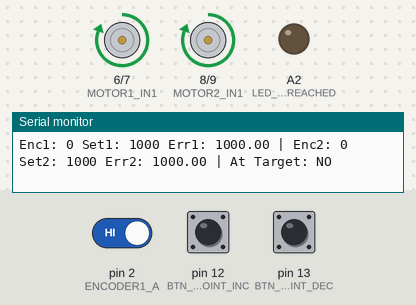
Bench run of a sketch on a simulated Arduino Uno, built with avr-gcc and run on an emulated ATmega328P. Parts: motor-driver pin pairs drawn as motors (green arrow = first pin HIGH = forward, orange = second pin HIGH = backward, longer = more drive, scaled by the enable pin), output pins drawn as LEDs (lit = HIGH), the last lines printed to the serial monitor. The inputs (shaded band) are chosen by the test bench; at power-on: pin 13 (BTN_SETPOINT_DEC) HIGH, pin 12 (BTN_SETPOINT_INC) HIGH, pin 2 (ENCODER1_A) HIGH.

Above: at 1.2 s.
1.3 s: pin 13 (BTN_SETPOINT_DEC) pulled LOW for 3.2 s
At 4.01 s:
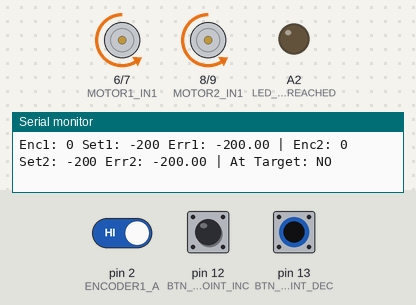
At 4.8 s:
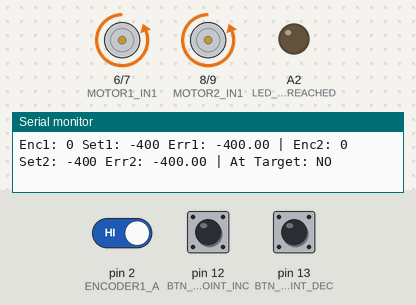
6.0 s: pin 12 (BTN_SETPOINT_INC) pulled LOW for 3.2 s
At 6.87 s:
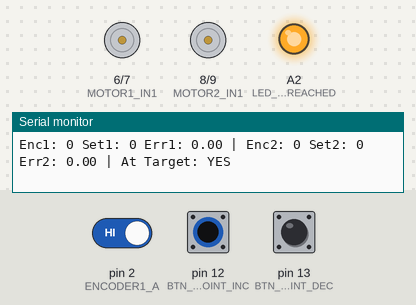
Timing chart, 0 to 9.0 s (numbered marks = the images above; inputs shaded):
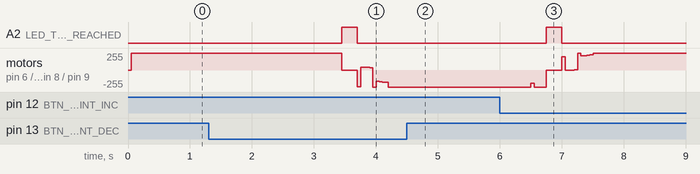

The sketch:

03-PID_DC_Motor_Control.ino
```cpp
// --- Define Pins ---
#define ENCODER1_A 2
#define ENCODER1_B 3
#define ENCODER2_A 4
#define ENCODER2_B 5

#define MOTOR1_IN1 6
#define MOTOR1_IN2 7
#define MOTOR1_PWM 10

#define MOTOR2_IN1 8
#define MOTOR2_IN2 9
#define MOTOR2_PWM 11

#define BTN_SETPOINT_INC 12
#define BTN_SETPOINT_DEC 13

#define LED_TARGET_REACHED  A2  // Optional: indicator LED

// --- Globals ---
volatile long encoder1_count = 0, encoder2_count = 0;
long setpoint1 = 1000, setpoint2 = 1000; // Target encoder counts
float Kp = 2.0, Ki = 0.5, Kd = 0.1;

// --- PID Variables ---
float integral1 = 0, prev_err1 = 0;
float integral2 = 0, prev_err2 = 0;
unsigned long prevTime = 0;
const float dt = 0.05;  // 50ms cycle time (same as loop interval)

const float integral_limit = 500;
const int deadband = 5; // Error threshold for considering setpoint reached

// --- Button Debounce ---
unsigned long lastButtonPressInc = 0;
unsigned long lastButtonPressDec = 0;
const unsigned long debounceDelay = 200; // ms

// --- Encoder ISRs ---
void encoder1ISR() {
  if (digitalRead(ENCODER1_B) == HIGH) encoder1_count++;
  else encoder1_count--;
}

void encoder2ISR() {
  if (digitalRead(ENCODER2_B) == HIGH) encoder2_count++;
  else encoder2_count--;
}

// --- Setup ---
void setup() {
  Serial.begin(115200);
  pinMode(ENCODER1_A, INPUT_PULLUP); pinMode(ENCODER1_B, INPUT_PULLUP);
  pinMode(ENCODER2_A, INPUT_PULLUP); pinMode(ENCODER2_B, INPUT_PULLUP);
  pinMode(MOTOR1_IN1, OUTPUT); pinMode(MOTOR1_IN2, OUTPUT); pinMode(MOTOR1_PWM, OUTPUT);
  pinMode(MOTOR2_IN1, OUTPUT); pinMode(MOTOR2_IN2, OUTPUT); pinMode(MOTOR2_PWM, OUTPUT);
  pinMode(BTN_SETPOINT_INC, INPUT_PULLUP); pinMode(BTN_SETPOINT_DEC, INPUT_PULLUP);

  // Optional: LED to indicate "both motors at target"
  pinMode(LED_TARGET_REACHED, OUTPUT);
  digitalWrite(LED_TARGET_REACHED, LOW);

  attachInterrupt(digitalPinToInterrupt(ENCODER1_A), encoder1ISR, RISING);
  attachInterrupt(digitalPinToInterrupt(ENCODER2_A), encoder2ISR, RISING);

  Serial.println("Dual DC Motor PID Position Control");
}

// --- Utility: Set Motor ---
void setMotor(int pwmPin, int in1, int in2, int speed) {
  // Soft stop logic: if speed == 0, fully disable H-bridge outputs
  if (speed > 0) {
    digitalWrite(in1, HIGH); digitalWrite(in2, LOW);
    analogWrite(pwmPin, min(speed,255));
  } else if (speed < 0) {
    digitalWrite(in1, LOW); digitalWrite(in2, HIGH);
    analogWrite(pwmPin, min(-speed,255));
  } else {
    digitalWrite(in1, LOW); digitalWrite(in2, LOW);
    analogWrite(pwmPin, 0);
  }
}

// --- Main Control Loop ---
void loop() {
  unsigned long currentTime = millis();
  if (currentTime - prevTime >= dt * 1000) {
    prevTime = currentTime;

    // --- BUTTON HANDLING (non-blocking debounce) ---
    if (digitalRead(BTN_SETPOINT_INC) == LOW &&
        currentTime - lastButtonPressInc > debounceDelay) {
      setpoint1 += 100; setpoint2 += 100;
      lastButtonPressInc = currentTime;
    }
    if (digitalRead(BTN_SETPOINT_DEC) == LOW &&
        currentTime - lastButtonPressDec > debounceDelay) {
      setpoint1 -= 100; setpoint2 -= 100;
      lastButtonPressDec = currentTime;
    }

    // --- SERIAL SETPOINT INPUT ---
    if (Serial.available()) {
      String cmd = Serial.readStringUntil('\n');
      if (cmd.startsWith("S")) { // Format: S1000,1000
        int idx = cmd.indexOf(',');
        if(idx > 1) { // valid input check
          setpoint1 = cmd.substring(1, idx).toInt();
          setpoint2 = cmd.substring(idx+1).toInt();
        }
      }
    }

    // --- PID for Motor 1 ---
    float err1 = setpoint1 - encoder1_count;
    integral1 += err1 * dt;
    integral1 = constrain(integral1, -integral_limit, integral_limit);
    float deriv1 = (err1 - prev_err1) / dt;
    int pid_out1 = Kp*err1 + Ki*integral1 + Kd*deriv1;
    prev_err1 = err1;
    if (abs(err1) < deadband) pid_out1 = 0;

    // --- PID for Motor 2 ---
    float err2 = setpoint2 - encoder2_count;
    integral2 += err2 * dt;
    integral2 = constrain(integral2, -integral_limit, integral_limit);
    float deriv2 = (err2 - prev_err2) / dt;
    int pid_out2 = Kp*err2 + Ki*integral2 + Kd*deriv2;
    prev_err2 = err2;
    if (abs(err2) < deadband) pid_out2 = 0;

    // --- Command Motors ---
    setMotor(MOTOR1_PWM, MOTOR1_IN1, MOTOR1_IN2, pid_out1);
    setMotor(MOTOR2_PWM, MOTOR2_IN1, MOTOR2_IN2, pid_out2);

    // --- Target Reached Indicator / Soft Stop ---
    bool bothAtTarget = (abs(err1) < deadband && abs(err2) < deadband);
    digitalWrite(LED_TARGET_REACHED, bothAtTarget ? HIGH : LOW);
    static bool wasAtTarget = false;
    if (bothAtTarget && !wasAtTarget) {
      Serial.println("Both motors at target position!");
      wasAtTarget = true;
    } else if (!bothAtTarget) {
      wasAtTarget = false;
    }

    // --- Output to Serial Monitor ---
    Serial.print("Enc1: "); Serial.print(encoder1_count);
    Serial.print(" Set1: "); Serial.print(setpoint1);
    Serial.print(" Err1: "); Serial.print(err1);
    Serial.print(" | Enc2: "); Serial.print(encoder2_count);
    Serial.print(" Set2: "); Serial.print(setpoint2);
    Serial.print(" Err2: "); Serial.print(err2);
    Serial.print(" | At Target: "); Serial.println(bothAtTarget ? "YES" : "NO");
  }
}
```

Measured:
- after the input at 1.3 s, A2 (LED_TARGET_REACHED): LOW → HIGH after 2.2 s, → LOW 0.25 s later
- after the input at 6.0 s, A2 (LED_TARGET_REACHED): LOW → HIGH after 0.75 s, → LOW 0.25 s later
